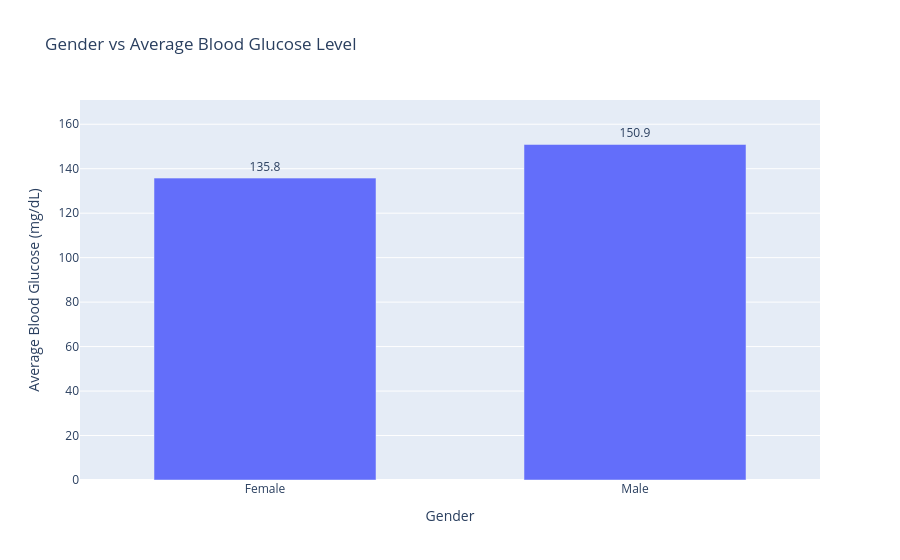

Notebook code cell kept with this figure:
### Markdown cell above
## Q5. Does gender affect average blood glucose levels?
**REASONING:**      
     You grouped the data by Gender and calculated the average blood glucose level for each group to check if glucose 
control differs between males and females.

### Code cell
import plotly.express as px

# Average glucose by gender
gender_glucose = df.groupby('Gender')[
    'Blood_Glucose_mg_dl'
].mean().reset_index()

# Create bar chart
fig = px.bar(
    gender_glucose,
    x="Gender",
    y="Blood_Glucose_mg_dl",
    text="Blood_Glucose_mg_dl",
    title="Gender vs Average Blood Glucose Level"
)

# Better layout
fig.update_layout(
    bargap=0.4,   # moderate gap
    yaxis_title="Average Blood Glucose (mg/dL)",
    xaxis_title="Gender"
)

# Show values clearly
fig.update_traces(
    texttemplate='%{text:.1f}',
    textposition='outside'
)

# Add top space for labels
fig.update_yaxes(range=[
    0,
    gender_glucose["Blood_Glucose_mg_dl"].max() + 20
])

fig.show()

### Figure 1 — Plotly figure (JSON) as saved in the notebook; plotly's stock layout.template omitted (floating-point values rounded to 4 significant figures)
{"data": [{"hovertemplate": "Gender=%{x}<br>Blood_Glucose_mg_dl=%{text}<extra></extra>", "legendgroup": "", "marker": {"color": "#636efa", "pattern": {"shape": ""}}, "name": "", "orientation": "v", "showlegend": false, "text": [135.8, 150.9], "textposition": "outside", "texttemplate": "%{text:.1f}", "type": "bar", "x": ["Female", "Male"], "xaxis": "x", "y": [135.8, 150.9], "yaxis": "y"}], "layout": {"bargap": 0.4, "barmode": "relative", "legend": {"tracegroupgap": 0}, "title": {"text": "Gender vs Average Blood Glucose Level"}, "xaxis": {"anchor": "y", "domain": [0, 1], "title": {"text": "Gender"}}, "yaxis": {"anchor": "x", "domain": [0, 1], "range": [0, 170.9], "title": {"text": "Average Blood Glucose (mg/dL)"}}}}
